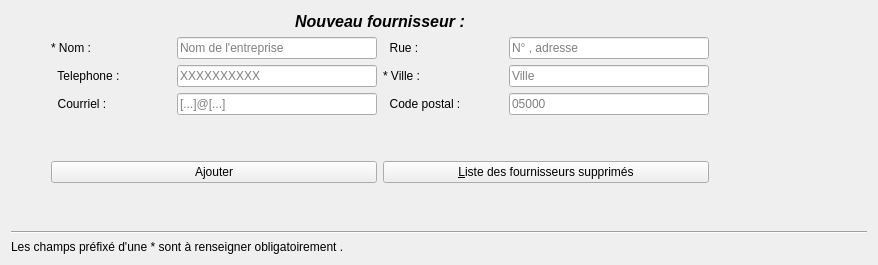
          <widget class="QWidget" name="tab">
           <attribute name="title">
            <string>Nouveau fournisseur</string>
           </attribute>
           <layout class="QGridLayout" name="gridLayout_22">
            <item row="0" column="0" colspan="2">
             <layout class="QGridLayout" name="gridLayout_14">
              <item row="1" column="4">
               <spacer name="horizontalSpacer_16">
                <property name="orientation">
                 <enum>Qt::Horizontal</enum>
                </property>
                <property name="sizeHint" stdset="0">
                 <size>
                  <width>40</width>
                  <height>20</height>
                 </size>
                </property>
               </spacer>
              </item>
              <item row="0" column="4">
               <spacer name="horizontalSpacer_14">
                <property name="orientation">
                 <enum>Qt::Horizontal</enum>
                </property>
                <property name="sizeHint" stdset="0">
                 <size>
                  <width>158</width>
                  <height>20</height>
                 </size>
                </property>
               </spacer>
              </item>
              <item row="1" column="1" colspan="3">
               <layout class="QGridLayout" name="gridLayout_2">
                <item row="2" column="1">
                 <widget class="QLineEdit" name="lineEdit_Ajout_Tel_Fourni">
                  <property name="placeholderText">
                   <string>XXXXXXXXXX</string>
                  </property>
                 </widget>
                </item>
                <item row="2" column="2">
                 <widget class="QLabel" name="label_13">
                  <property name="text">
                   <string>* Ville :</string>
                  </property>
                 </widget>
                </item>
                <item row="2" column="3">
                 <widget class="QLineEdit" name="lineEdit_Ajout_Ville_Fourni">
                  <property name="placeholderText">
                   <string>Ville</string>
                  </property>
                 </widget>
                </item>
                <item row="3" column="0">
                 <widget class="QLabel" name="label_8">
                  <property name="text">
                   <string>  Courriel :</string>
                  </property>
                 </widget>
                </item>
                <item row="3" column="2">
                 <widget class="QLabel" name="label_14">
                  <property name="text">
                   <string>  Code postal :</string>
                  </property>
                 </widget>
                </item>
                <item row="3" column="1">
                 <widget class="QLineEdit" name="lineEdit_Ajout_Courriel_Fourni">
                  <property name="placeholderText">
                   <string>[...]@[...]</string>
                  </property>
                 </widget>
                </item>
                <item row="3" column="3">
                 <widget class="QLineEdit" name="lineEdit_Ajout_CP_Fourni">
                  <property name="placeholderText">
                   <string>05000</string>
                  </property>
                 </widget>
                </item>
                <item row="5" column="2" colspan="2">
                 <widget class="QPushButton" name="pushButton_Fourni_page_suppr">
                  <property name="text">
                   <string>&amp;Liste des fournisseurs supprimés</string>
                  </property>
                 </widget>
                </item>
                <item row="1" column="0">
                 <widget class="QLabel" name="label_6">
                  <property name="minimumSize">
                   <size>
                    <width>120</width>
                    <height>0</height>
                   </size>
                  </property>
                  <property name="text">
                   <string>* Nom :</string>
                  </property>
                 </widget>
                </item>
                <item row="5" column="0" colspan="2">
                 <widget class="QPushButton" name="pushButton_Ajout_Fourni">
                  <property name="text">
                   <string>Ajouter</string>
                  </property>
                 </widget>
                </item>
                <item row="1" column="1">
                 <widget class="QLineEdit" name="lineEdit_Ajout_Nom_Fourni">
                  <property name="minimumSize">
                   <size>
                    <width>200</width>
                    <height>0</height>
                   </size>
                  </property>
                  <property name="placeholderText">
                   <string>Nom de l'entreprise</string>
                  </property>
                 </widget>
                </item>
                <item row="1" column="2">
                 <widget class="QLabel" name="label_9">
                  <property name="minimumSize">
                   <size>
                    <width>120</width>
                    <height>0</height>
                   </size>
                  </property>
                  <property name="text">
                   <string>  Rue :</string>
                  </property>
                 </widget>
                </item>
                <item row="1" column="3">
                 <widget class="QLineEdit" name="lineEdit_Ajout_Rue_Fourni">
                  <property name="minimumSize">
                   <size>
                    <width>200</width>
                    <height>0</height>
                   </size>
                  </property>
                  <property name="placeholderText">
                   <string>N° , adresse</string>
                  </property>
                 </widget>
                </item>
                <item row="2" column="0">
                 <widget class="QLabel" name="label_7">
                  <property name="text">
                   <string>  Telephone :</string>
                  </property>
                 </widget>
                </item>
                <item row="4" column="2">
                 <spacer name="verticalSpacer_10">
                  <property name="orientation">
                   <enum>Qt::Vertical</enum>
                  </property>
                  <property name="sizeHint" stdset="0">
                   <size>
                    <width>20</width>
                    <height>40</height>
                   </size>
                  </property>
                 </spacer>
                </item>
               </layout>
              </item>
              <item row="0" column="1" colspan="3">
               <widget class="QLabel" name="label_3">
                <property name="minimumSize">
                 <size>
                  <width>0</width>
                  <height>0</height>
                 </size>
                </property>
                <property name="font">
                 <font>
                  <pointsize>12</pointsize>
                  <weight>75</weight>
                  <italic>true</italic>
                  <bold>true</bold>
                 </font>
                </property>
                <property name="text">
                 <string>Nouveau fournisseur :</string>
                </property>
                <property name="alignment">
                 <set>Qt::AlignCenter</set>
                </property>
               </widget>
              </item>
              <item row="1" column="0">
               <spacer name="horizontalSpacer_13">
                <property name="orientation">
                 <enum>Qt::Horizontal</enum>
                </property>
                <property name="sizeHint" stdset="0">
                 <size>
                  <width>40</width>
                  <height>20</height>
                 </size>
                </property>
               </spacer>
              </item>
              <item row="0" column="0">
               <spacer name="horizontalSpacer_15">
                <property name="orientation">
                 <enum>Qt::Horizontal</enum>
                </property>
                <property name="sizeHint" stdset="0">
                 <size>
                  <width>40</width>
                  <height>20</height>
                 </size>
                </property>
               </spacer>
              </item>
             </layout>
            </item>
            <item row="1" column="1">
             <spacer name="verticalSpacer_9">
              <property name="orientation">
               <enum>Qt::Vertical</enum>
              </property>
              <property name="sizeHint" stdset="0">
               <size>
                <width>20</width>
                <height>42</height>
               </size>
              </property>
             </spacer>
            </item>
            <item row="2" column="0" colspan="2">
             <widget class="Line" name="line_2">
              <property name="sizePolicy">
               <sizepolicy hsizetype="Expanding" vsizetype="Fixed">
                <horstretch>0</horstretch>
                <verstretch>0</verstretch>
               </sizepolicy>
              </property>
              <property name="minimumSize">
               <size>
                <width>200</width>
                <height>0</height>
               </size>
              </property>
              <property name="orientation">
               <enum>Qt::Horizontal</enum>
              </property>
             </widget>
            </item>
            <item row="3" column="0">
             <widget class="QLabel" name="label_34">
              <property name="text">
               <string>Les champs préfixé d'une * sont à renseigner obligatoirement .</string>
              </property>
             </widget>
            </item>
           </layout>
          </widget>
